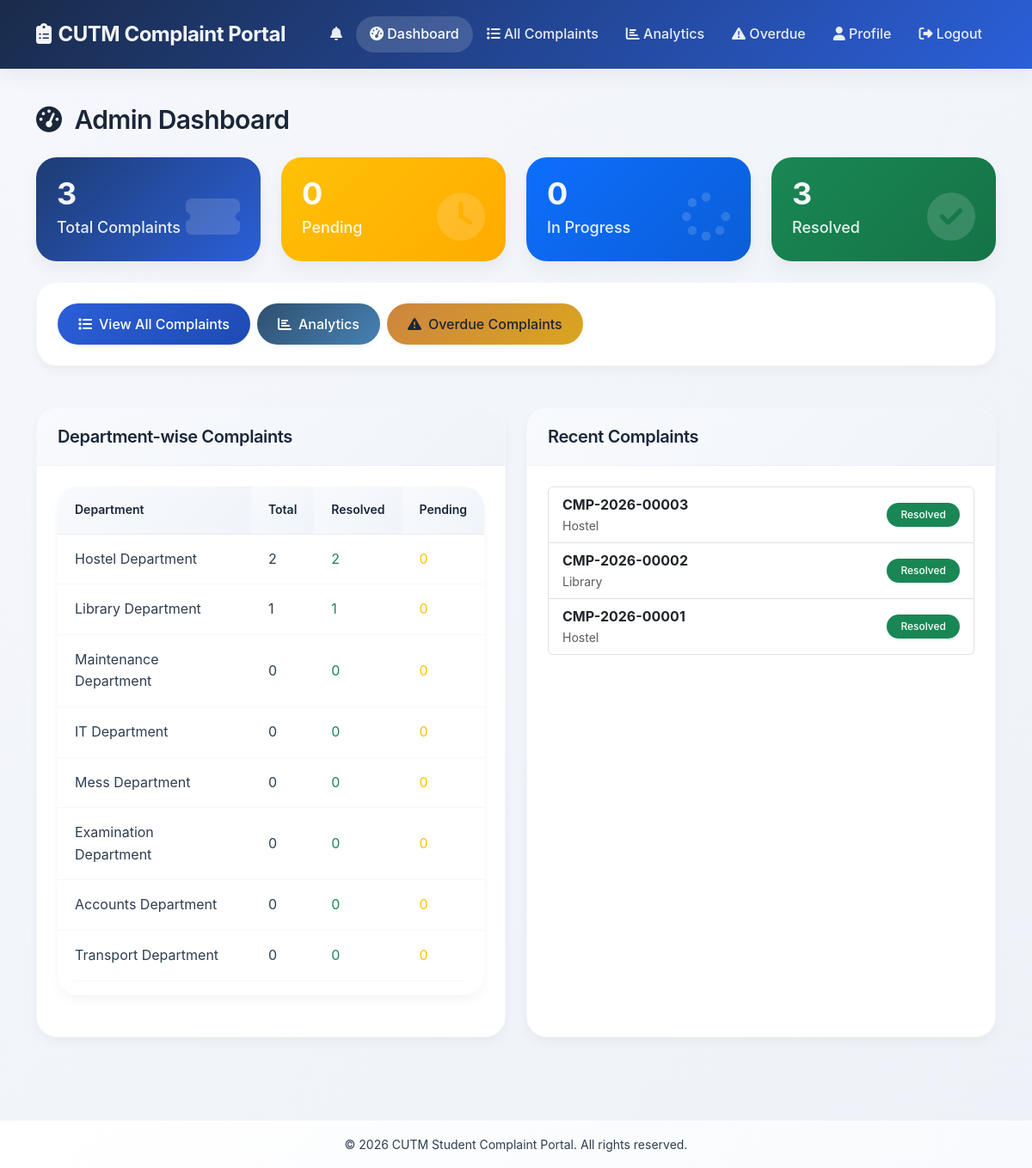
The page /admin/dashboard (signed in) on the database its author committed.
### models.py (models this page shows, shortened)
class Department(db.Model):
    __tablename__ = 'departments'
    id = db.Column(db.Integer, primary_key=True)
    name = db.Column(db.String(100), unique=True, nullable=False)
    head = db.Column(db.String(100))
    description = db.Column(db.Text)
    est_resolution_time = db.Column(db.Integer, default=2)
    categories = db.relationship('Category', back_populates='department', lazy=True)

class Complaint(db.Model):
    __tablename__ = 'complaints'
    id = db.Column(db.Integer, primary_key=True)
    complaint_id = db.Column(db.String(50), unique=True, nullable=False)
    student_id = db.Column(db.Integer, db.ForeignKey('users.id'), nullable=False)
    category = db.Column(db.String(50), nullable=False)
    subcategory = db.Column(db.String(100), nullable=False)
    description = db.Column(db.Text, nullable=False)
    location = db.Column(db.String(200), nullable=False)
    image_path = db.Column(db.String(200))
    status = db.Column(db.String(50), default='Pending')
    priority = db.Column(db.String(20), default='Medium')
    assigned_to = db.Column(db.Integer, db.ForeignKey('users.id'), nullable=True)
    assigned_department = db.Column(db.String(100))
    assigned_date = db.Column(db.DateTime)
    estimated_completion_date = db.Column(db.DateTime)
    actual_completion_date = db.Column(db.DateTime)
    created_at = db.Column(db.DateTime, default=datetime.utcnow)
    updated_at = db.Column(db.DateTime, default=datetime.utcnow, onupdate=datetime.utcnow)
    escalated_at = db.Column(db.DateTime)
    escalation_count = db.Column(db.Integer, default=0)
    student = db.relationship('User', back_populates='complaints', foreign_keys=[student_id])
    assigned_staff = db.relationship('User', back_populates='assigned_complaints', foreign_keys=[assigned_to])
    tracking_updates = db.relationship('ComplaintTracking', back_populates='complaint', lazy=True, cascade='all, delete-orphan')
    feedback = db.relationship('Feedback', back_populates='complaint', uselist=False, cascade='all, delete-orphan')
    notifications = db.relationship('Notification', back_populates='complaint', lazy=True, cascade='all, delete-orphan')

### app.py (the view)
@app.route('/admin/dashboard')
@login_required
def admin_dashboard():
    if current_user.role != 'admin':
        return redirect(url_for('index'))
    total_complaints = Complaint.query.count()
    pending_complaints = Complaint.query.filter_by(status='Pending').count()
    in_progress = Complaint.query.filter(Complaint.status.in_(['Assigned', 'Under Review', 'Work in Progress'])).count()
    resolved = Complaint.query.filter_by(status='Resolved').count()
    recent_complaints = Complaint.query.order_by(Complaint.created_at.desc()).limit(10).all()
    dept_stats = []
    departments = Department.query.all()
    for dept in departments:
        count = Complaint.query.filter_by(assigned_department=dept.name).count()
        resolved_count = Complaint.query.filter_by(assigned_department=dept.name, status='Resolved').count()
        dept_stats.append({
            'name': dept.name,
            'total': count,
            'resolved': resolved_count,
            'pending': count - resolved_count
        })
    return render_template('admin/dashboard.html',
                         total_complaints=total_complaints,
                         pending_complaints=pending_complaints,
                         in_progress=in_progress,
                         resolved=resolved,
                         recent_complaints=recent_complaints,
                         dept_stats=dept_stats)

### app.py (called while the page is built)
@login_manager.user_loader
def load_user(user_id):
    return User.query.get(int(user_id))

@app.context_processor
def utility_processor():
    from datetime import datetime
    import pytz
    def ist_time(dt=None):
        if dt is None:
            dt = datetime.utcnow()
        utc = pytz.timezone('UTC')
        ist = pytz.timezone('Asia/Kolkata')
        if dt.tzinfo is None:
            dt = utc.localize(dt)
        ist_dt = dt.astimezone(ist)
        return ist_dt
    def format_ist(dt, format='%d %b %Y, %I:%M %p'):
        """Format datetime in IST"""
        if dt is None:
            return "N/A"
        try:
            ist_dt = ist_time(dt)
            return ist_dt.strftime(format)
        except:
            return str(dt)
    return {
        'now': datetime.now,
        'datetime': datetime,
        'ist_time': ist_time,
        'format_ist': format_ist,
        'current_time': ist_time()
    }

### templates/admin/dashboard.html (shortened to what this page needs)
{% extends "base.html" %}
{% block content %}
<div class="container">
    <h2 class="mb-4">
        <i class="fas fa-tachometer-alt me-2"></i>
        Admin Dashboard
    </h2>
    <div class="row mb-4">
        <div class="col-md-3">
            <div class="stats-card position-relative">
                <i class="fas fa-ticket-alt stats-icon"></i>
                <div class="stats-number">{{ total_complaints }}</div>
                <div class="stats-label">Total Complaints</div>
            </div>
        </div>
        <div class="col-md-3">
            <div class="stats-card position-relative" style="background: linear-gradient(135deg, #ffc107 0%, #ffab00 100%);">
                <i class="fas fa-clock stats-icon"></i>
                <div class="stats-number">{{ pending_complaints }}</div>
                <div class="stats-label">Pending</div>
            </div>
        </div>
        <div class="col-md-3">
            <div class="stats-card position-relative" style="background: linear-gradient(135deg, #0d6efd 0%, #0b5ed7 100%);">
                <i class="fas fa-spinner stats-icon"></i>
                <div class="stats-number">{{ in_progress }}</div>
                <div class="stats-label">In Progress</div>
            </div>
        </div>
        <div class="col-md-3">
            <div class="stats-card position-relative" style="background: linear-gradient(135deg, #198754 0%, #157347 100%);">
                <i class="fas fa-check-circle stats-icon"></i>
                <div class="stats-number">{{ resolved }}</div>
                <div class="stats-label">Resolved</div>
            </div>
        </div>
    </div>
    <div class="row mb-4">
        <div class="col-12">
            <div class="card">
                <div class="card-body">
                    <div class="d-flex gap-2">
                        <a href="{{ url_for('admin_complaints') }}" class="btn btn-primary">
                            <i class="fas fa-list me-2"></i>View All Complaints
                        </a>
                        <a href="{{ url_for('admin_analytics') }}" class="btn btn-info text-white">
                            <i class="fas fa-chart-bar me-2"></i>Analytics
                        </a>
                        <a href="{{ url_for('admin_overdue_complaints') }}" class="btn btn-warning">
                            <i class="fas fa-exclamation-triangle me-2"></i>Overdue Complaints
                        </a>
                    </div>
                </div>
            </div>
        </div>
    </div>
    <div class="row">
        <div class="col-md-6 mb-4">
            <div class="card h-100">
                <div class="card-header bg-white">
                    <h5 class="mb-0">Department-wise Complaints</h5>
                </div>
                <div class="card-body">
                    <div class="table-responsive">
                        <table class="table table-sm">
                            <thead>
                                <tr>
                                    <th>Department</th>
                                    <th>Total</th>
                                    <th>Resolved</th>
                                    <th>Pending</th>
                                </tr>
                            </thead>
                            <tbody>
                                {% for dept in dept_stats %}
                                <tr>
                                    <td>{{ dept.name }}</td>
                                    <td>{{ dept.total }}</td>
                                    <td class="text-success">{{ dept.resolved }}</td>
                                    <td class="text-warning">{{ dept.pending }}</td>
                                </tr>
                                {% endfor %}
                            </tbody>
                        </table>
                    </div>
                </div>
            </div>
        </div>
        <div class="col-md-6 mb-4">
            <div class="card h-100">
                <div class="card-header bg-white">
                    <h5 class="mb-0">Recent Complaints</h5>
                </div>
                <div class="card-body">
                    <div class="list-group">
                        {% for complaint in recent_complaints %}
                        <a href="{{ url_for('admin_view_complaint', complaint_id=complaint.id) }}"
                           class="list-group-item list-group-item-action">
                            <div class="d-flex justify-content-between align-items-center">
                                <div>
                                    <strong>{{ complaint.complaint_id }}</strong>
                                    <small class="text-muted d-block">{{ complaint.category }}</small>
                                </div>
                                <span class="badge bg-{{ 'success' if complaint.status == 'Resolved'
                                                      else 'warning' if complaint.status == 'Pending'
                                                      else 'primary' }}">
                                    {{ complaint.status }}
                                </span>
                            </div>
                        </a>
                        {% endfor %}
                    </div>
                </div>
            </div>
        </div>
    </div>
</div>
{% endblock %}

### rows shown on the page
Department: name "Hostel Department", total "2", resolved "2", pending "0"
Department: name "Library Department", total "1", resolved "1", pending "0"
Department: name "Maintenance Department", total "0", resolved "0", pending "0"
Department: name "IT Department", total "0", resolved "0", pending "0"
Department: name "Mess Department", total "0", resolved "0", pending "0"
Department: name "Examination Department", total "0", resolved "0", pending "0"
Department: name "Accounts Department", total "0", resolved "0", pending "0"
Department: name "Transport Department", total "0", resolved "0", pending "0"
Complaint: complaint_id "CMP-2026-00003", category "Hostel", status "Resolved"
Complaint: complaint_id "CMP-2026-00002", category "Library", status "Resolved"
Complaint: complaint_id "CMP-2026-00001", category "Hostel", status "Resolved"

### other values the page prints
{{ total_complaints }} "3"
{{ pending_complaints }} "0"
{{ in_progress }} "0"
{{ resolved }} "3"
